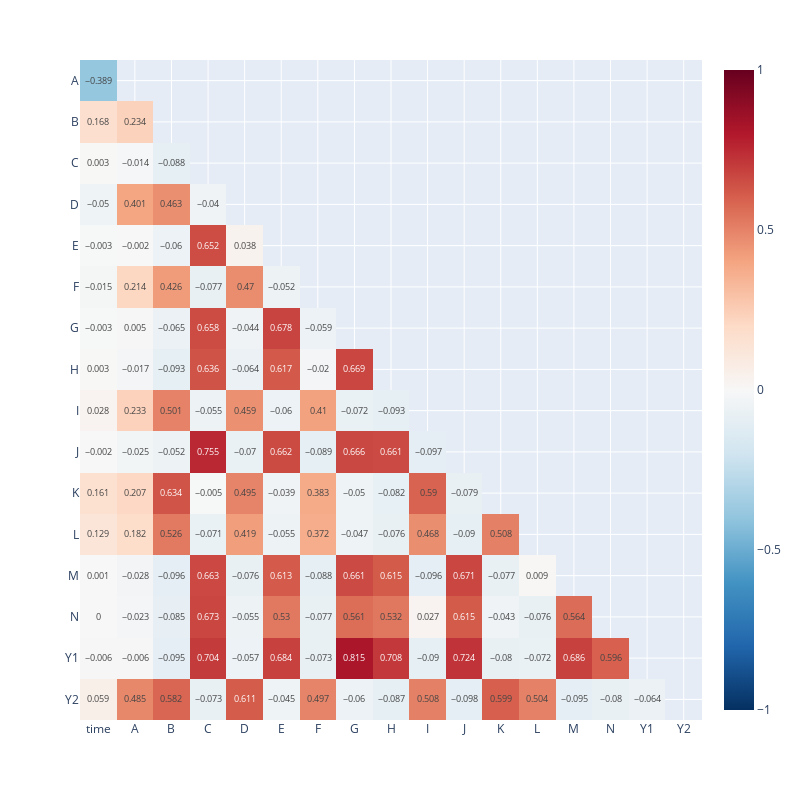

Here is the notebook cell this chart was saved with:
### Markdown cell above
First, see the (pearson) correlation between each pair of attrs.
- `Y1` has high correlation with `C`, `E`, `G`, `H`, `J`, `M`, and `N`
- `Y2` has high correlation with `A`, `B`, `D`, `F`, `I`, `K`, and `L` --> seems the 2 vars are influenced by 2 mutually exclusive sets (the don't have common high-correlated attrs)
- notice a weak corr between `time` and `A`

### Code cell
df_corr = train_data.corr().round(3)

mask = np.zeros_like(df_corr, dtype=bool)
mask[np.triu_indices_from(mask)] = True

df_corr_viz = df_corr.mask(mask).dropna(how='all')
fig = px.imshow(df_corr_viz, text_auto=True, zmin=-1, zmax = 1, width=800, height=800, aspect='auto', color_continuous_scale='RdBu_r')
fig.show()
fig.show("png", width=800, height=800)

### Figure 1 — Plotly figure (JSON) as saved in the notebook; plotly's stock layout.template omitted (floating-point values rounded to 4 significant figures; data arrays with more than 128 entries replaced by an {"elided": "..."} marker saying what was removed)
{"data": [{"coloraxis": "coloraxis", "hovertemplate": "x: %{x}<br>y: %{y}<br>color: %{z}<extra></extra>", "name": "0", "texttemplate": "%{z}", "type": "heatmap", "x": ["time", "A", "B", "C", "D", "E", "F", "G", "H", "I", "J", "K", "L", "M", "N", "Y1", "Y2"], "xaxis": "x", "y": ["A", "B", "C", "D", "E", "F", "G", "H", "I", "J", "K", "L", "M", "N", "Y1", "Y2"], "yaxis": "y", "z": {"elided": "16x17 float values"}}], "layout": {"coloraxis": {"cmax": 1, "cmin": -1, "colorscale": [[0, "rgb(5,48,97)"], [0.1, "rgb(33,102,172)"], [0.2, "rgb(67,147,195)"], [0.3, "rgb(146,197,222)"], [0.4, "rgb(209,229,240)"], [0.5, "rgb(247,247,247)"], [0.6, "rgb(253,219,199)"], [0.7, "rgb(244,165,130)"], [0.8, "rgb(214,96,77)"], [0.9, "rgb(178,24,43)"], [1, "rgb(103,0,31)"]]}, "height": 800, "margin": {"t": 60}, "width": 800, "xaxis": {"anchor": "y", "domain": [0, 1]}, "yaxis": {"anchor": "x", "autorange": "reversed", "domain": [0, 1]}}}
